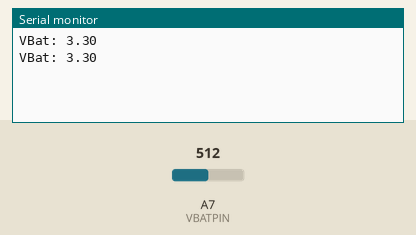
A sketch run on a simulated Arduino Nano, built with avr-gcc and run on an emulated ATmega328P. Parts: the last lines printed to the serial monitor. The test bench sets the inputs (shaded band); at power-on: A7 (VBATPIN) = 512.

Above: at 1.8 s.
1.9 s: A7 (VBATPIN) set to 716
At 2.8 s:
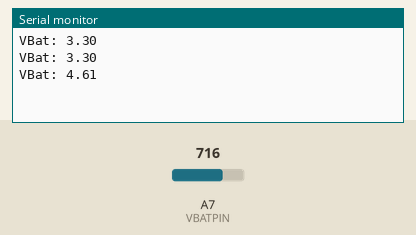
3.4 s: A7 (VBATPIN) set to 900
At 4.8 s:
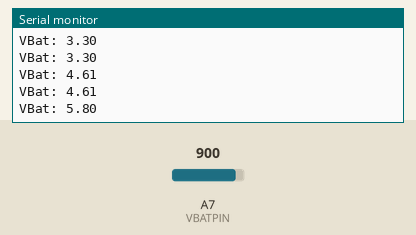
Timing chart, 0 to 6.4 s (numbered marks = the images above; inputs shaded):
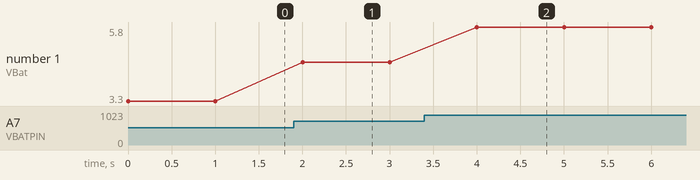

The sketch:

BatteryVoltage.ino
```cpp
/*
 * this sketch measure the voltage of the battery on a feather
 */

#define VBATPIN A7 // A7 for feather M0, A13 for Huzzah32


void setup() {
  // put your setup code here, to run once:

  pinMode(VBATPIN, INPUT);
  Serial.begin(115200);

}

void loop() {
  // put your main code here, to run repeatedly:

  float measuredvbat = analogRead(VBATPIN);
  measuredvbat *= 2; // we divided by 2, so multiply back
  measuredvbat *= 3.3; // Multiply by 3.3V, our reference voltage
  measuredvbat /= 1024; // convert to voltage (1024 for M0, 4096 for ESP32
  Serial.print("VBat: " ); Serial.println(measuredvbat);

  delay(1000);

}
```

Measured:
- after the input at 1.9 s, the serial monitor: prints a new line after 0.10 s (image 1)
- after the input at 3.4 s, the serial monitor: prints a new line after 0.60 s (image 2)
- plotted number 1: 3.3 → 4.61 after the input at 1.9 s, 4.61 → 5.8 after the input at 3.4 s
